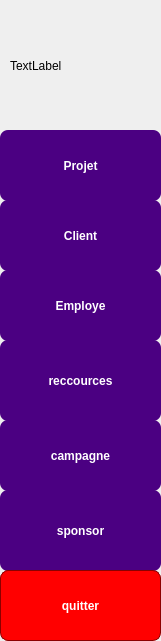
     <widget class="QWidget" name="widget_side_bar" native="true">
      <property name="geometry">
       <rect>
        <x>0</x>
        <y>10</y>
        <width>161</width>
        <height>641</height>
       </rect>
      </property>
      <property name="styleSheet">
       <string notr="true">QPushButton {
    background-color: #4B0082;   /* violet foncé */
    color: white;
    border-radius: 8px;
    padding: 8px;
    font-weight: bold;
}

QPushButton:hover {
    background-color: #8000ff;   /* violet clair au hover */
}

QPushButton:pressed {
    background-color: #2e0854;   /* encore plus foncé au clic */
}
</string>
      </property>
      <widget class="QPushButton" name="pushButton_projet">
       <property name="geometry">
        <rect>
         <x>0</x>
         <y>130</y>
         <width>161</width>
         <height>71</height>
        </rect>
       </property>
       <property name="styleSheet">
        <string notr="true"/>
       </property>
       <property name="text">
        <string>Projet</string>
       </property>
      </widget>
      <widget class="QPushButton" name="pushButton_client">
       <property name="geometry">
        <rect>
         <x>0</x>
         <y>200</y>
         <width>161</width>
         <height>71</height>
        </rect>
       </property>
       <property name="text">
        <string>Client</string>
       </property>
      </widget>
      <widget class="QPushButton" name="pushButton_employe">
       <property name="geometry">
        <rect>
         <x>0</x>
         <y>270</y>
         <width>161</width>
         <height>71</height>
        </rect>
       </property>
       <property name="text">
        <string>Employe</string>
       </property>
      </widget>
      <widget class="QPushButton" name="pushButton_media">
       <property name="geometry">
        <rect>
         <x>0</x>
         <y>340</y>
         <width>161</width>
         <height>81</height>
        </rect>
       </property>
       <property name="text">
        <string>reccources</string>
       </property>
      </widget>
      <widget class="QLabel" name="logo">
       <property name="geometry">
        <rect>
         <x>10</x>
         <y>10</y>
         <width>141</width>
         <height>111</height>
        </rect>
       </property>
       <property name="text">
        <string>TextLabel</string>
       </property>
      </widget>
      <widget class="QPushButton" name="pushButton_feedback">
       <property name="geometry">
        <rect>
         <x>0</x>
         <y>420</y>
         <width>161</width>
         <height>71</height>
        </rect>
       </property>
       <property name="text">
        <string>campagne</string>
       </property>
      </widget>
      <widget class="QPushButton" name="pushButton_categorie">
       <property name="geometry">
        <rect>
         <x>0</x>
         <y>490</y>
         <width>161</width>
         <height>81</height>
        </rect>
       </property>
       <property name="text">
        <string>sponsor</string>
       </property>
      </widget>
      <widget class="QPushButton" name="pushButton_quitter">
       <property name="geometry">
        <rect>
         <x>0</x>
         <y>570</y>
         <width>161</width>
         <height>71</height>
        </rect>
       </property>
       <property name="styleSheet">
        <string notr="true">QPushButton {
    background-color: red;
    color: white; /* Texte blanc pour contraste */
    border: 1px solid darkred; /* Bordure pour un meilleur rendu */
}
QPushButton:hover {
    background-color: darkred; /* Couleur au survol */
}</string>
       </property>
       <property name="text">
        <string>quitter</string>
       </property>
      </widget>
     </widget>
